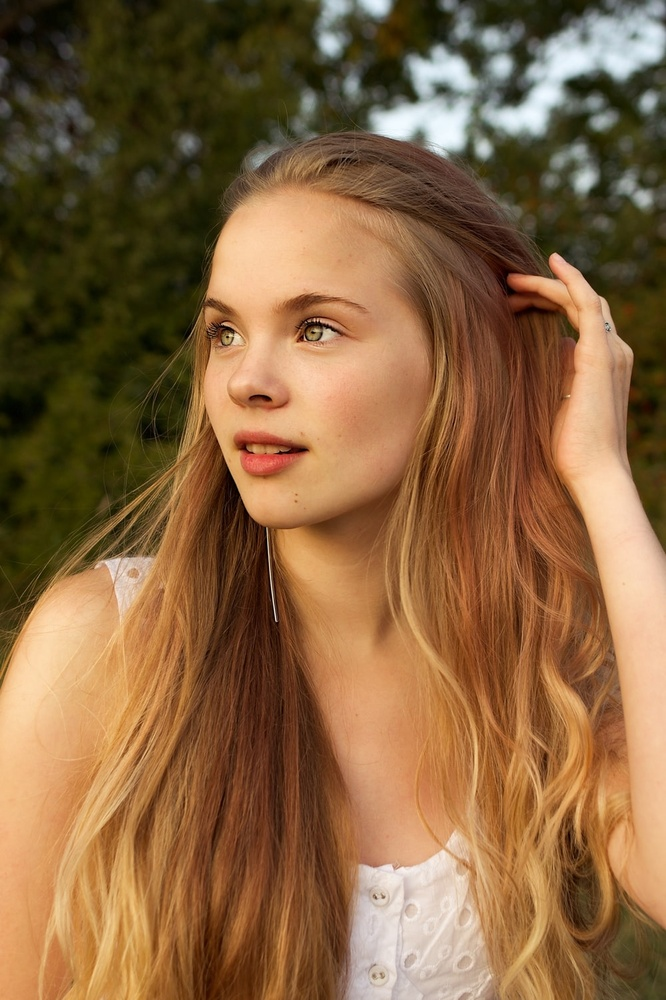
#> input picture cartonize/photo-1601288496920-b6154fe3626a.jpg, 666 x 1000 px, shrunk from 1000 x 1501 before the run
$ python -i cartonize.py   (imports and definitions only)
#> lines starting #> are read from the running program, lines starting #| are printed output that depends on the picture; after the words box and inside, x2 and y2 are one past the last pixel; in counts of white or black regions, pixels touching at a corner belong together
#> further down, picture is the input picture: shape (1000, 666, 3); mean B, G, R 64.5, 100.7, 135.7
import cv2


def cartoonize(image):
    if (len(image.shape) == 3) and (image.shape[2] == 4):
        image = image[:, :, 0:3]
    if len(image.shape) != 2:
        gray = cv2.cvtColor(image, cv2.COLOR_BGR2GRAY)
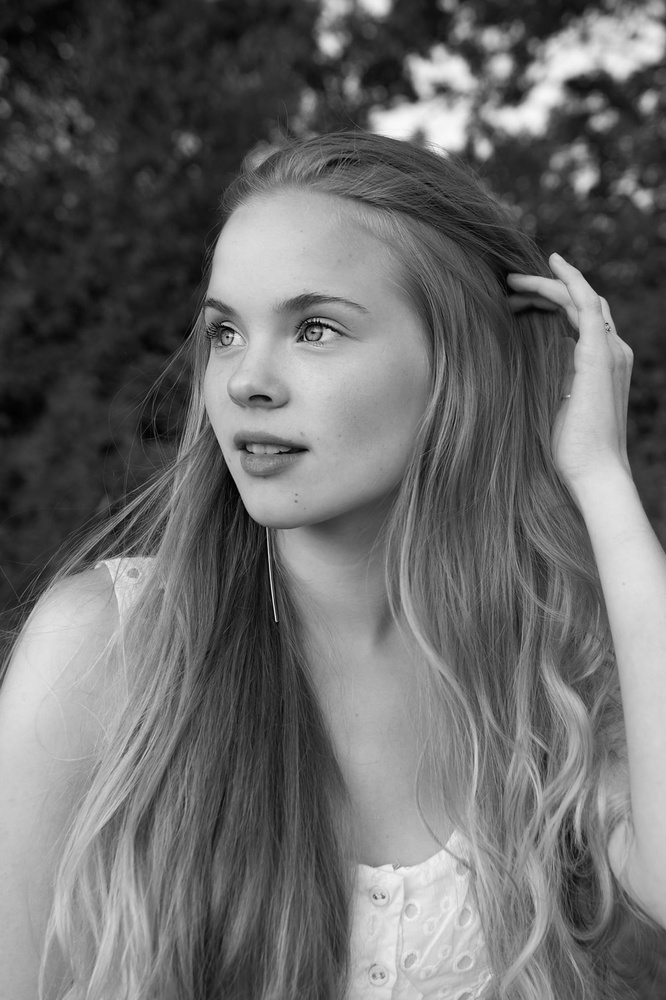
#> gray: shape (1000, 666); min 1, max 249, mean 107
        gray = cv2.medianBlur(gray, 3)
    else:
        gray = image

    edges = cv2.adaptiveThreshold(
        gray, 255, cv2.ADAPTIVE_THRESH_MEAN_C, cv2.THRESH_BINARY, 9, 2
    )
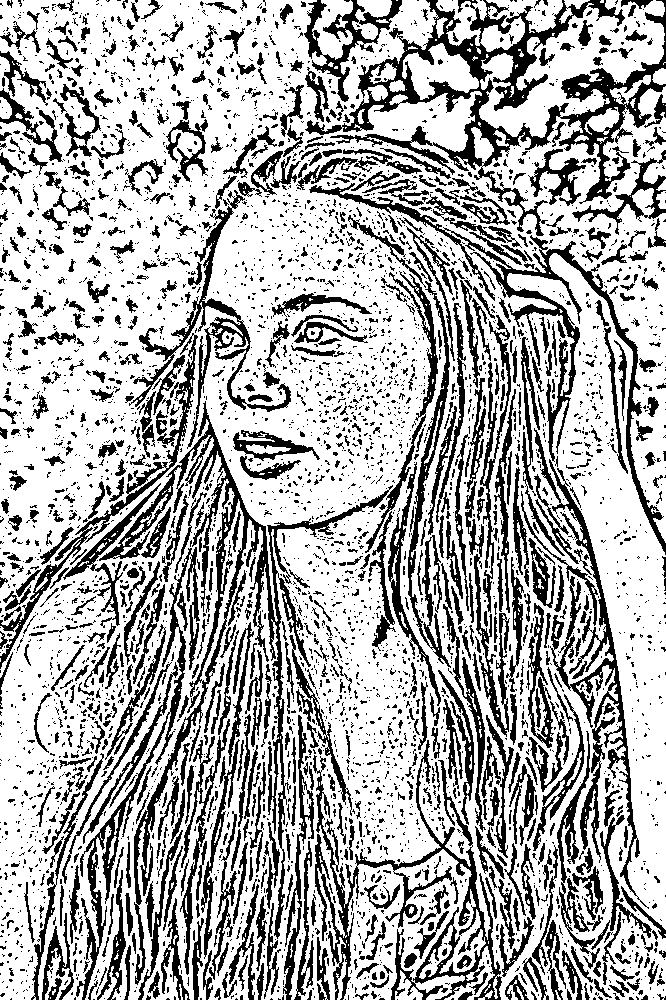
#> edges: shape (1000, 666); 69.1% white; 4486 black regions (3612 under 20 px), largest, box (x1, y1, x2, y2) and area: (305, 0, 666, 236) 16241, (99, 401, 393, 985) 12317, (313, 740, 502, 1000) 8309

    color = cv2.bilateralFilter(image, 9, 200, 200)
    cartoon = cv2.bitwise_and(color, color, mask=edges)
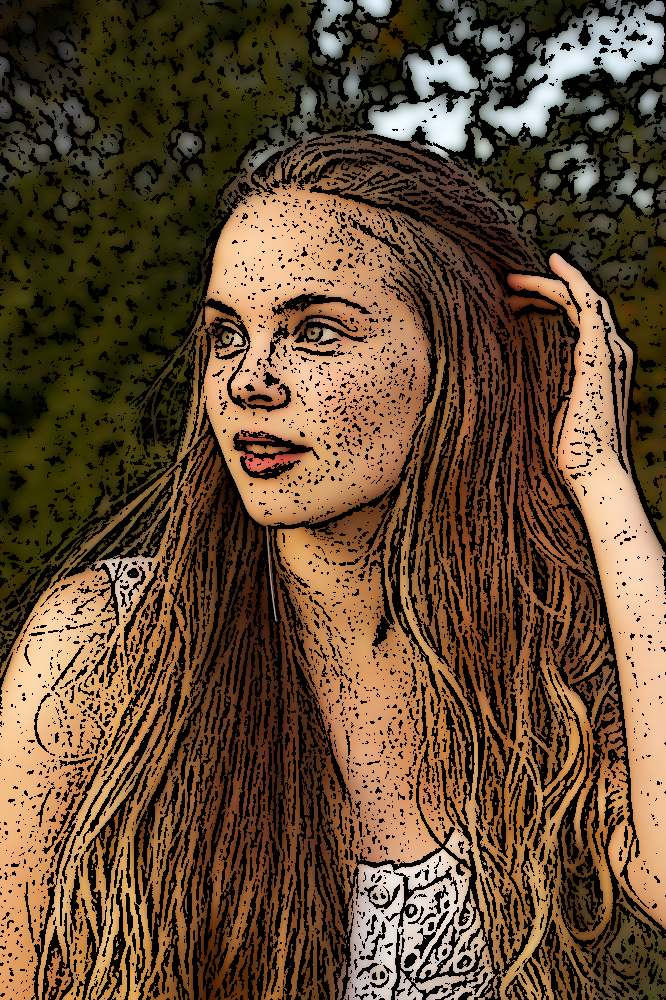
#> cartoon: shape (1000, 666, 3); mean B, G, R 48.6, 74.1, 97.8
    cartoon = cv2.medianBlur(cartoon, 9)
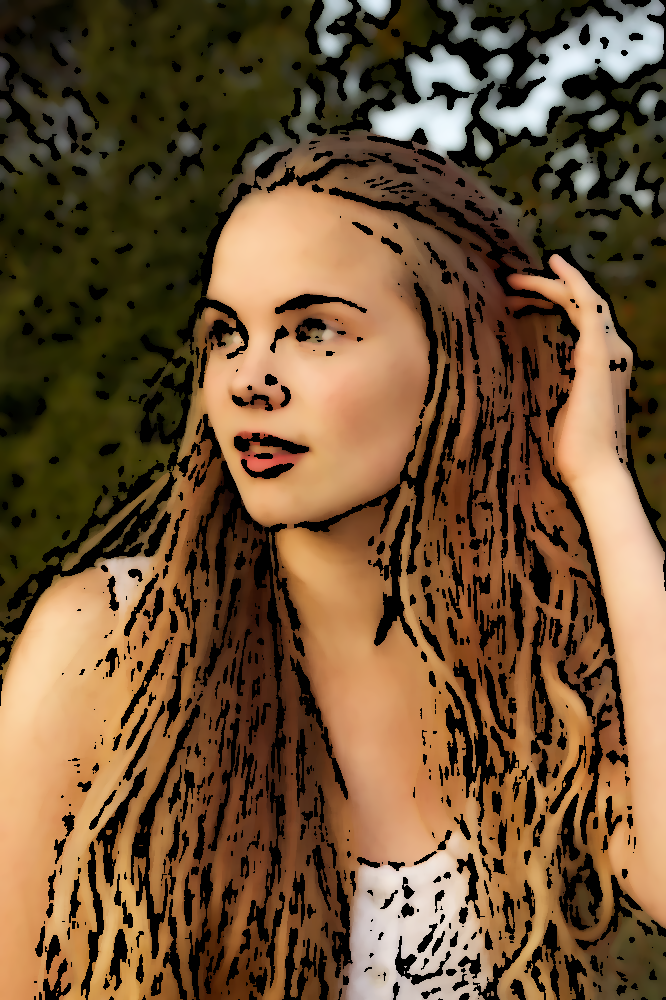
#> cartoon: shape (1000, 666, 3); mean B, G, R 53.8, 83.2, 111
    return cartoon

>>> import cv2
>>> picture = cv2.imread('photo-1601288496920-b6154fe3626a.jpg')
>>> result = cartoonize(picture)

$ run again, on cartonize/260141058_327061272563343_1237411883340876619_n.jpg
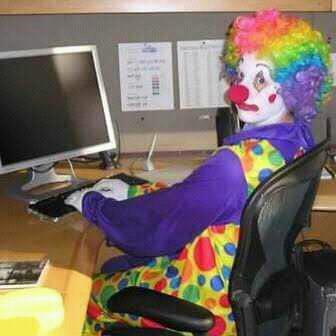
#> input picture cartonize/260141058_327061272563343_1237411883340876619_n.jpg, 336 x 336 px
#> picture is the input picture: shape (336, 336, 3); mean B, G, R 97.3, 104.5, 118.9
#> in cartoonize, `edges = cv2.adaptiveThreshold( gray, 255, cv2.ADAPTIVE_THRESH_MEAN_C, ..`:
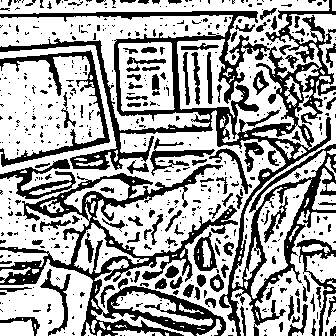
#> edges: shape (336, 336); 64.8% white; 563 black regions (443 under 20 px), largest, box (x1, y1, x2, y2) and area: (0, 0, 336, 336) 15710, (0, 164, 238, 336) 8909, (0, 50, 110, 167) 1883
#> in cartoonize, `cartoon = cv2.medianBlur(cartoon, 9)`:
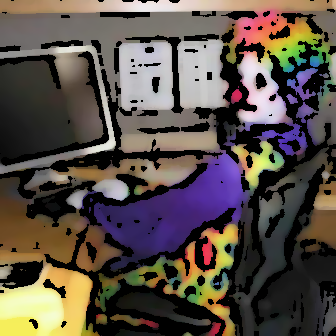
#> cartoon: shape (336, 336, 3); mean B, G, R 72.3, 79.5, 89.6

$ run again, on cartonize/266146766_232824912312916_8942212863672222124_n.jpg
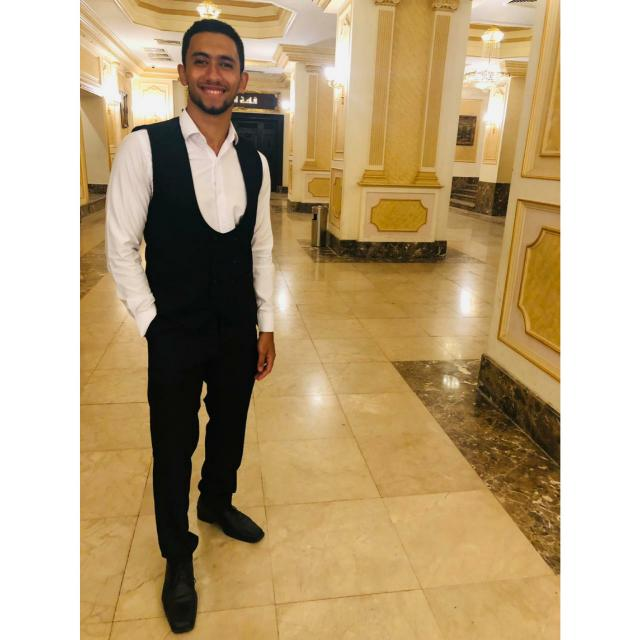
#> input picture cartonize/266146766_232824912312916_8942212863672222124_n.jpg, 640 x 640 px
#> picture is the input picture: shape (640, 640, 3); mean B, G, R 128.8, 164.7, 186.7
#> in cartoonize, `edges = cv2.adaptiveThreshold( gray, 255, cv2.ADAPTIVE_THRESH_MEAN_C, ..`:
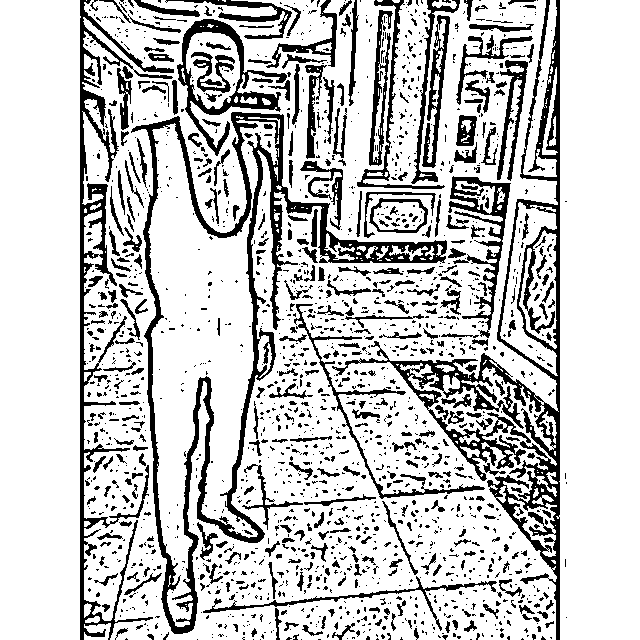
#> edges: shape (640, 640); 79% white; 1797 black regions (1400 under 20 px), largest, box (x1, y1, x2, y2) and area: (131, 112, 447, 634) 14309, (332, 0, 560, 640) 14005, (80, 0, 174, 640) 7478
#> in cartoonize, `cartoon = cv2.medianBlur(cartoon, 9)`:
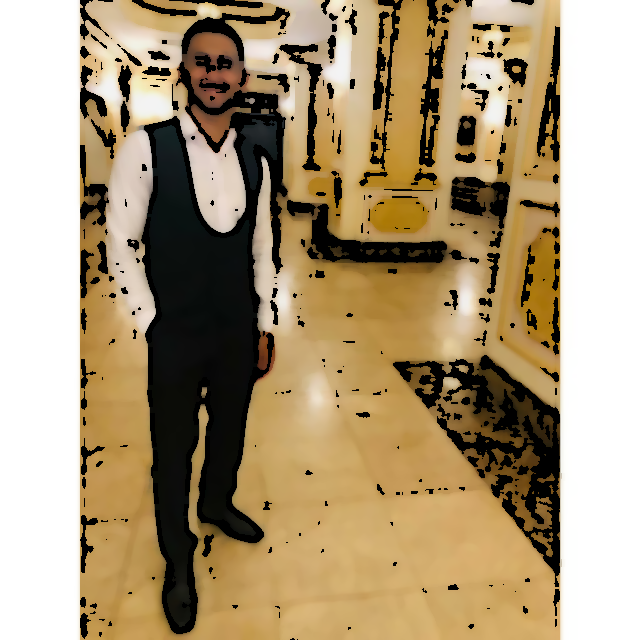
#> cartoon: shape (640, 640, 3); mean B, G, R 121, 152.6, 171.6

$ run again, on cartonize/4f1fa8ec-e6c8-4b8b-ba39-ba91a157539e.jpg
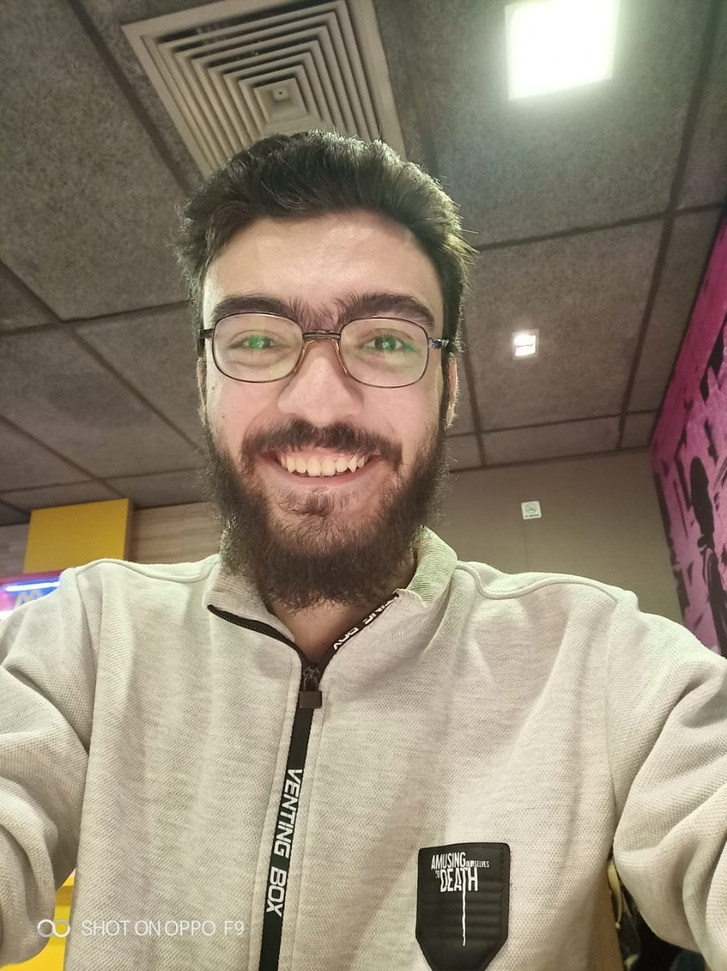
#> input picture cartonize/4f1fa8ec-e6c8-4b8b-ba39-ba91a157539e.jpg, 727 x 971 px, shrunk from 958 x 1280 before the run
#> picture is the input picture: shape (971, 727, 3); mean B, G, R 114.8, 132.8, 145
#> in cartoonize, `edges = cv2.adaptiveThreshold( gray, 255, cv2.ADAPTIVE_THRESH_MEAN_C, ..`:
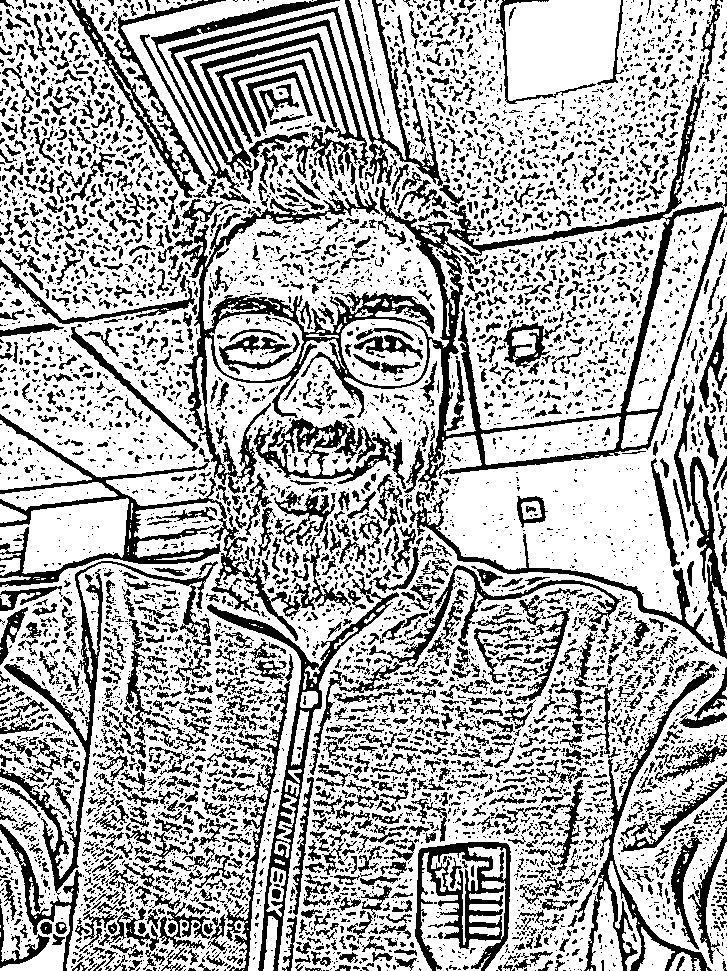
#> edges: shape (971, 727); 68.4% white; 6292 black regions (4623 under 20 px), largest, box (x1, y1, x2, y2) and area: (181, 82, 727, 496) 22202, (168, 0, 443, 191) 9787, (0, 414, 301, 641) 7283
#> in cartoonize, `cartoon = cv2.medianBlur(cartoon, 9)`:
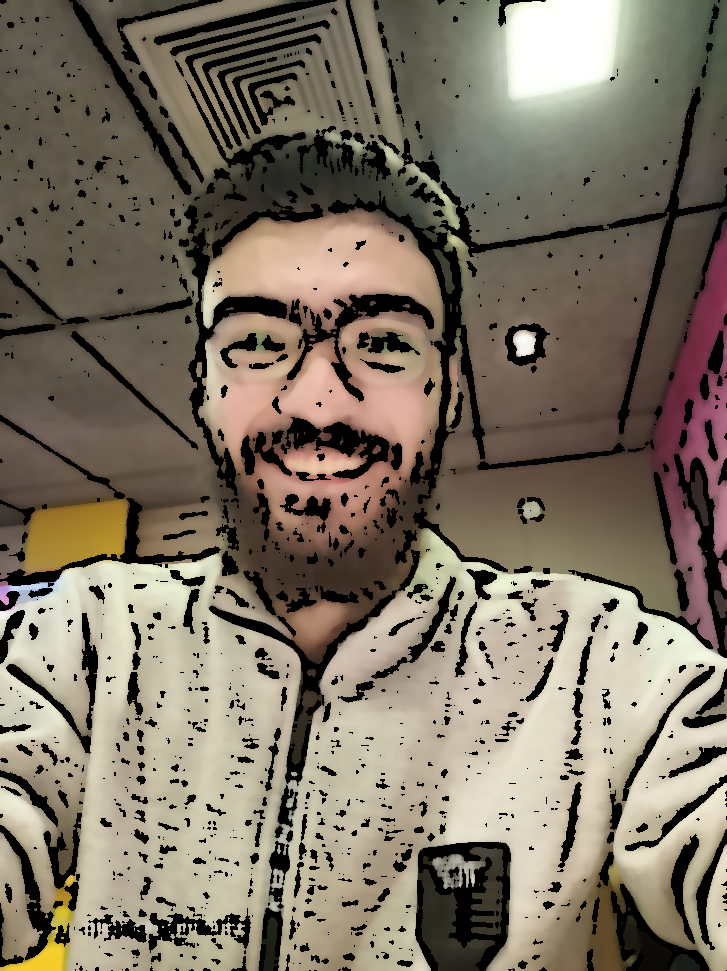
#> cartoon: shape (971, 727, 3); mean B, G, R 99.3, 114.8, 125
